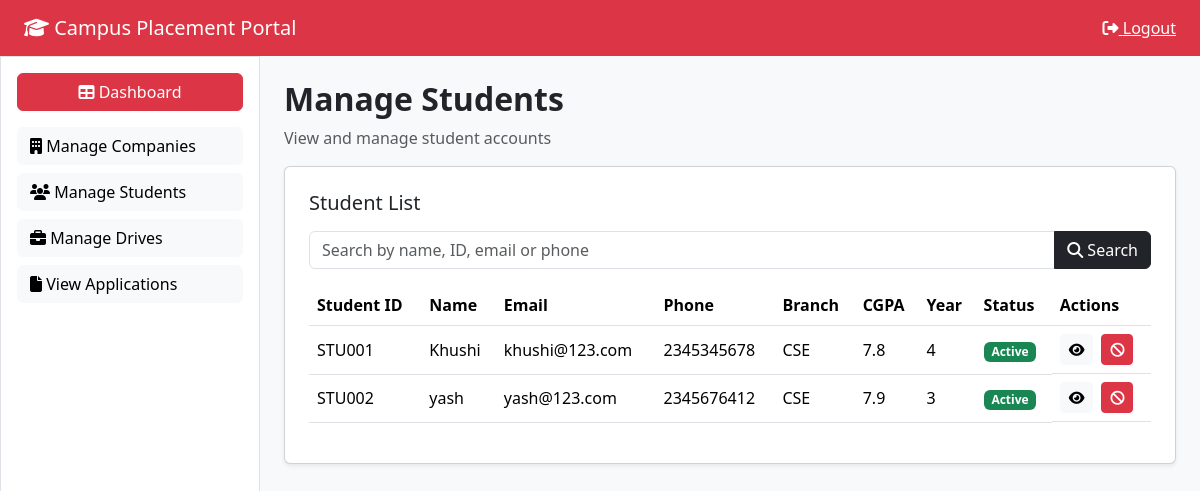
The page /admin/students (signed in) on the database its author committed.
### models.py (models this page shows, shortened)
class User(db.Model, UserMixin):
    id = db.Column(db.Integer, primary_key=True)
    name = db.Column(db.String(100), nullable=False)
    email = db.Column(db.String(100), unique=True, nullable=False)
    password = db.Column(db.String(200), nullable=False)
    role = db.Column(db.String(20), nullable=False)  # admin / student / company
    approved = db.Column(db.Boolean, default=False)
    active = db.Column(db.Boolean, default=True)
    student_id = db.Column(db.String(50))
    phone = db.Column(db.String(20))
    degree = db.Column(db.String(100))
    branch = db.Column(db.String(100))
    cgpa = db.Column(db.String(10))
    year = db.Column(db.String(10))
    resume = db.Column(db.String(200))
    hr_name = db.Column(db.String(100))
    hr_contact = db.Column(db.String(20))
    website = db.Column(db.String(200))
    description = db.Column(db.Text)
    applications = db.relationship(
        'Application',
        backref='student',
        lazy=True,
        cascade="all, delete-orphan"
    )
    drives = db.relationship(
        'PlacementDrive',
        backref='company',
        lazy=True,
        cascade="all, delete-orphan"
    )

### routes.py (the view, shortened to what this page needs)
    @app.route('/admin/students')
    @login_required
    def admin_students():
        if current_user.role != "admin":
            return redirect(url_for('login'))
        search = request.args.get('search')
        query = User.query.filter_by(role='student')
        students = query.all()
        return render_template(
            "admin_students.html",
            students=students,
            search=search
        )

### routes.py (called while the page is built)
@login_manager.user_loader
def load_user(user_id):
    return User.query.get(int(user_id))

### templates/admin_students.html (shortened to what this page needs)
{% extends "admin_layout.html" %}
{% block admin_content %}
<h2 class="fw-bold">Manage Students</h2>
<p class="text-muted">View and manage student accounts</p>
<div class="card shadow-sm p-4">
<h5 class="mb-3">Student List</h5>
<form method="GET" class="mb-3">
<div class="input-group">
<input
type="text"
name="search"
class="form-control"
placeholder="Search by name, ID, email or phone"
value="{{ search or '' }}"
>
<button class="btn btn-dark">
<i class="fa fa-search"></i> Search
</button>
</div>
</form>
<div class="table-responsive">
<table class="table align-middle">
<thead>
<tr>
<th>Student ID</th>
<th>Name</th>
<th>Email</th>
<th>Phone</th>
<th>Branch</th>
<th>CGPA</th>
<th>Year</th>
<th>Status</th>
<th>Actions</th>
</tr>
</thead>
<tbody>
{% for s in students %}
<tr>
<td>{{ s.student_id }}</td>
<td>{{ s.name }}</td>
<td>{{ s.email }}</td>
<td>{{ s.phone }}</td>
<td>{{ s.branch }}</td>
<td>{{ s.cgpa }}</td>
<td>{{ s.year }}</td>
<td>
{% if s.active %}
<span class="badge bg-success">Active</span>
{% else %}
<span class="badge bg-danger">Blacklisted</span>
{% endif %}
</td>
<td class="d-flex gap-2">
<button
class="btn btn-light btn-sm"
data-bs-toggle="modal"
data-bs-target="#student{{ s.id }}"
>
<i class="fa fa-eye"></i>
</button>
{% if s.active %}
<a href="{{ url_for('blacklist_student', id=s.id) }}"
class="btn btn-danger btn-sm">
<i class="fa fa-ban"></i>
</a>
{% endif %}
</td>
</tr>
{% endfor %}
</tbody>
</table>
</div>
</div>
{% endblock %}

### static/css/style.css (style rules this page uses)
* { margin:0; padding:0; box-sizing:border-box; }
body { font-family:'Poppins',sans-serif; min-height:100vh; background:url("/static/images/bg.png") no-repeat center center fixed; background-size:cover; color:#111827; }
.table { background:white; }
.table thead { background:#f1f5f9; }
.table th { font-weight:600; }
.badge { padding:6px 12px; font-size:12px; border-radius:20px; }
.btn { border-radius:8px; font-weight:500; }
.btn-light { border:1px solid #e5e7eb; }
.card { border:none; border-radius:12px; transition:all 0.2s ease; }
input, select, textarea { border-radius:8px; }

### rows shown on the page
User: student_id "STU001", name "Khushi", email "khushi@123.com", phone "2345345678", branch "CSE", cgpa "7.8", year "4", active "Active"
User: student_id "STU002", name "yash", email "yash@123.com", phone "2345676412", branch "CSE", cgpa "7.9", year "3", active "Active"
